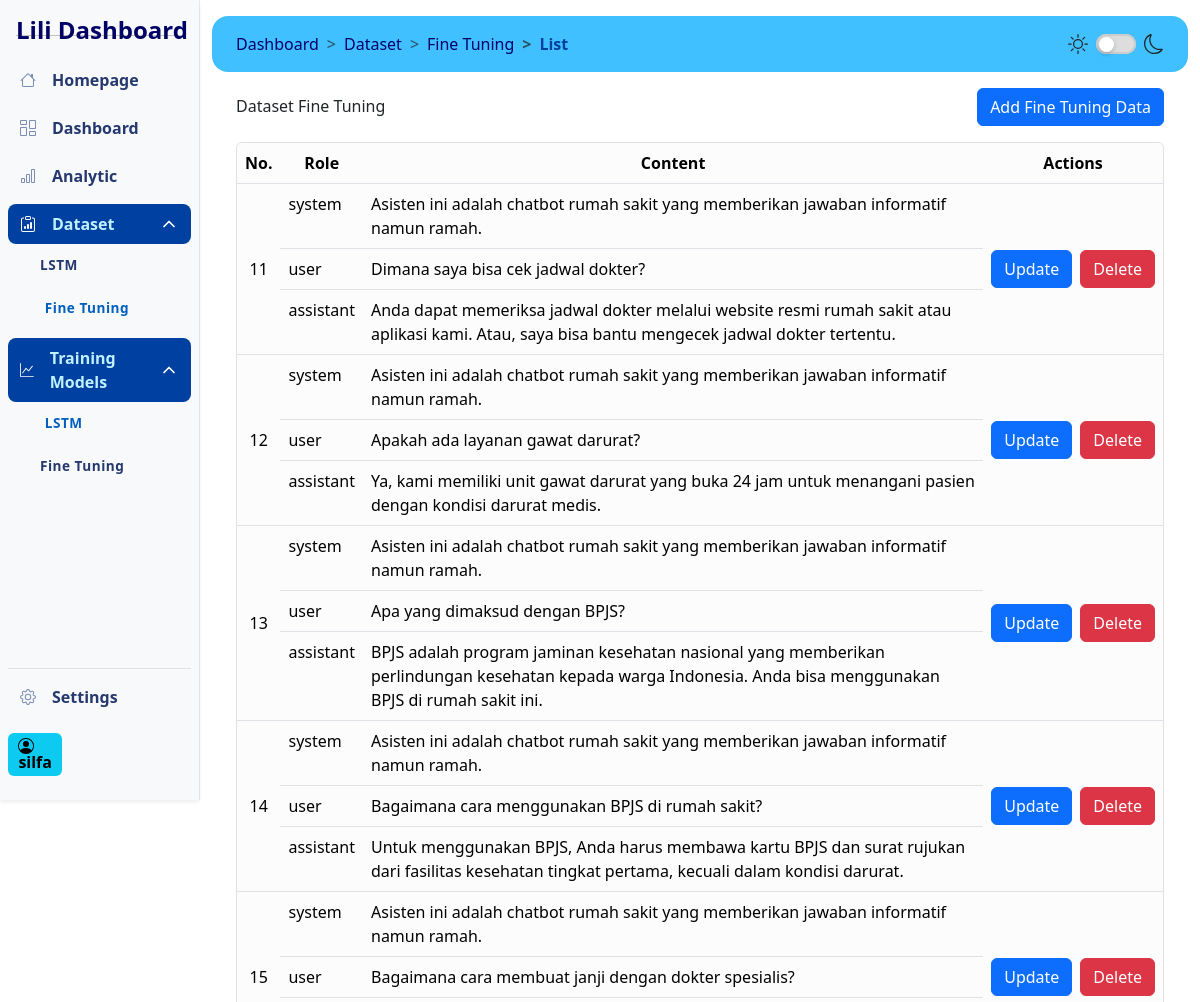
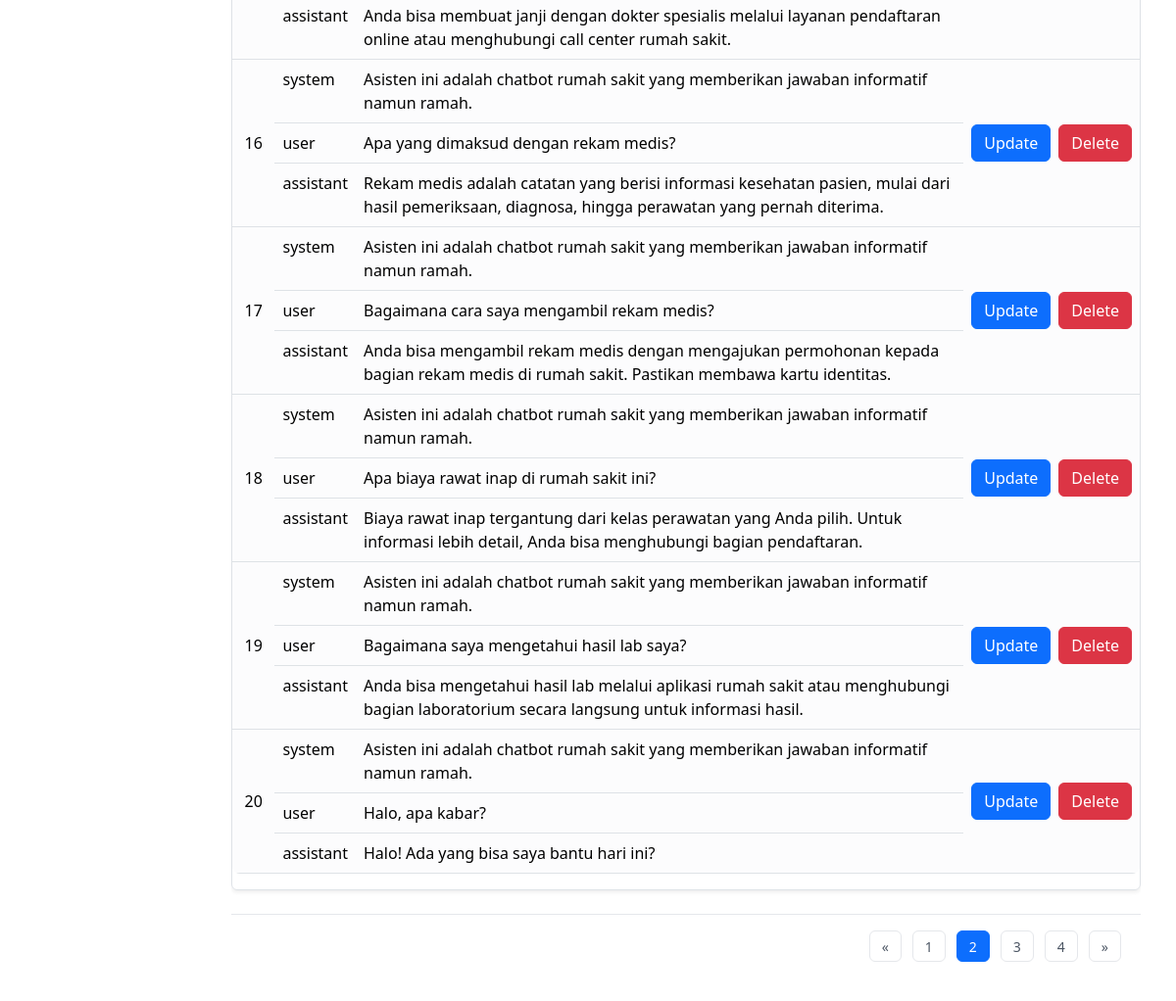
Page /dashboard/dataset/fine-tuning/list?page=2 (signed in) on the committed database (2 pictures, top to bottom).
### models/auth_model.py (models this page shows, shortened)
class User(db.Model, UserMixin):
    id = db.Column(db.Integer, primary_key=True)
    username = db.Column(db.String(255), unique=True, nullable=False, index=True)
    fullname = db.Column(db.String(255), nullable=False)
    email = db.Column(db.String(150), unique=True, nullable=False, index=True)
    password = db.Column(db.String(255), nullable=False)
    created_at = db.Column(db.DateTime, default=datetime.utcnow)
    last_login = db.Column(db.DateTime)
    is_active = db.Column(db.Boolean, default=True)
    role = db.Column(db.String(50), nullable=False, default='user')  # New role column

### models/fine_tuning.py (models this page shows, shortened)
class Finetuning(db.Model):
    id = db.Column(db.Integer, primary_key=True)
    messages = db.Column(db.JSON, nullable=False)  # Simpan pesan dalam format JSON

### controller/view_fineTuning.py (the view)
@fineTuning.route("/dashboard/dataset/fine-tuning/list", methods=["GET"])
@login_required
def view_finetuning_data():
    page = request.args.get("page", 1, type=int)
    per_page = 10
    finetuning_query = Finetuning.query.paginate(
        page=page, per_page=per_page, error_out=False
    )
    start_number = (page - 1) * per_page + 1
    return render_template(
        "pages/dataset-fine-tuning.html",
        finetuning=finetuning_query.items,
        pagination=finetuning_query,
        start_number=start_number,
    )

### templates/pages/dataset-fine-tuning.html
<!DOCTYPE html>
{% extends 'dashboard.html' %} {% block content %}
<header class="my-3 d-flex justify-content-between align-items-center">
  <h1>Dataset Fine Tuning</h1>
  <a href="{{ url_for('fineTuning.add_finetuning_data')}}" class="btn btn-primary" role="button">Add Fine Tuning Data</a>
</header>
<section class="table-responsive">
  <div class="border rounded shadow-sm">
    <table class="table">
      <thead>
        <tr class="text-center">
          <th scope="col">No.</th>
          <th scope="col">Role</th>
          <th scope="col">Content</th>
          <th scope="col">Actions</th>
        </tr>
      </thead>
      <tbody>
        {% set conversation_index = namespace(value=1) %} {% for conversation in finetuning %} {% for message in conversation.messages %}
        <tr>
          {% if loop.first %}
          <td rowspan="{{ conversation.messages | length }}" class="align-middle text-center">{{ start_number + conversation_index.value - 1 }}</td>
          {% endif %}
          <td>{{ message.role }}</td>
          <td>{{ message.content }}</td>
          {% if loop.first %}
          <td rowspan="{{ conversation.messages | length }}" class="align-middle">
            <div class="d-flex justify-content-between align-items-center gap-2">
              <a href="{{ url_for('fineTuning.update_finetuning_data', id=conversation.id) }}" class="btn btn-primary" role="button">Update</a>
              <form class="delete-form" method="POST" data-id="{{ conversation.id }}">
                <button type="submit" class="btn btn-danger">Delete</button>
              </form>
            </div>
          </td>
          {% endif %}
        </tr>
        {% endfor %} {% set conversation_index.value = conversation_index.value + 1 %} {% endfor %}
      </tbody>
    </table>
  </div>
  <nav class="my-4" aria-label="Page navigation">
    <ul class="pagination justify-content-end">
      {% if pagination.has_prev %}
      <li class="page-item">
        <a class="page-link" href="{{ url_for('fineTuning.view_finetuning_data', page=pagination.prev_num) }}" aria-label="Previous">
          <span aria-hidden="true">&laquo;</span>
        </a>
      </li>
      {% else %}
      <li class="page-item disabled">
        <span class="page-link" aria-hidden="true">&laquo;</span>
      </li>
      {% endif %} {% for page_num in pagination.iter_pages(left_edge=2, right_edge=2, left_current=2, right_current=2) %} {% if page_num %} {% if
      page_num == pagination.page %}
      <li class="page-item active">
        <span class="page-link">{{ page_num }}</span>
      </li>
      {% else %}
      <li class="page-item">
        <a href="{{ url_for('fineTuning.view_finetuning_data', page=page_num) }}" class="page-link">{{ page_num }}</a>
      </li>
      {% endif %} {% else %}
      <li class="page-item disabled">
        <span class="page-link">...</span>
      </li>
      {% endif %} {% endfor %} {% if pagination.has_next %}
      <li class="page-item">
        <a href="{{ url_for('fineTuning.view_finetuning_data', page=pagination.next_num) }}" class="page-link" aria-label="Next">
          <span aria-hidden="true">&raquo;</span>
        </a>
      </li>
      {% else %}
      <li class="page-item disabled">
        <span class="page-link" aria-hidden="true">&raquo;</span>
      </li>
      {% endif %}
    </ul>
  </nav>
</section>
{% endblock content %}

### templates/partials/sidebar.html (shortened to what this page needs)
<aside
  class="col-lg-2 gx-0 position-sticky top-0 border-end border-light-subtle d-flex flex-column offcanvas-lg offcanvas-start"
  id="sidebar"
  tabindex="-1"
  aria-labelledby="offcanvasLabel"
>
  <div class="sidebar-wrapper active top-0 bg-body-tertiary shadow-sm d-flex flex-column h-100">
    <header class="sidebar-header position-relative">
      <div class="d-flex justify-content-between align-items-center">
        <div class="logo">
          <h1 class="navbar-brand fs-4">Lili Dashboard</h1>
        </div>
      </div>
      <hr />
    </header>
    <nav class="sidebar-menu d-flex flex-column justify-content-between h-100">
      <div class="menu">
        <div class="sidebar-item">
          <a href="/" class="sidebar-link">
            Homepage
          </a>
        </div>
        <div class="sidebar-item">
          <a href="{{ url_for('route.dashboard') }}" class="sidebar-link">
            Dashboard
          </a>
        </div>
        <div class="sidebar-item">
          <a href="/analytic" class="sidebar-link">
            Analytic
          </a>
        </div>
        <div class="sidebar-item has-sub">
          <div class="sidebar-link">
            <span>Dataset</span>
          </div>
          <div class="submenu">
            <div class="submenu-item">
              <a href="{{ url_for('lstm.read_lstm') }}" class="submenu-link">LSTM</a>
            </div>
            <div class="submenu-item">
              <a href="{{ url_for('fineTuning.view_finetuning_data') }}" class="submenu-link">Fine Tuning</a>
            </div>
          </div>
        </div>
        <div class="sidebar-item has-sub">
          <div class="sidebar-link">
            <span>Training Models</span>
          </div>
          <div class="submenu">
            <div class="submenu-item">
              <a href="{{ url_for('lstm_train.home') }}" class="submenu-link">LSTM</a>
            </div>
            <div class="submenu-item">
              <a href="/fine-tuning" class="submenu-link">Fine Tuning</a>
            </div>
          </div>
        </div>
      </div>
      <div class="menu mb-4">
        <div class="sidebar-item mb-3 border-top">
          <a href="{{ url_for('auth.logout') }}" class="sidebar-link">
            Settings
          </a>
        </div>
        <span class="badge text-bg-info fs-6">
          {{ current_user.fullname }}
        </span>
      </div>
    </nav>
  </div>
</aside>

### static/css/dashboard-style.css (style rules this page uses)
:root, [data-bs-theme="light"] { color-scheme: light; --blue-darkest: #000066; --blue-darker: #002080; --blue-dark: #0040a0; --blue: #0060c0; --blue-light: #0080e0; --blue-lighter: #00a0ff; --blue-lightest: rgb(64, 192, 255); --blue-pale: #80e0ff; --blue-paler: #c0f0ff; --sidebar-link: #25396f; --sidebar-link-active: var(--blue); --bs-primary: var(--blue); --nav-brand-color: var(--blue-darkest); }
.table { --bs-table-bg: var(--bs-light-bg-subtle) !important; border-radius: 0.5rem; overflow: hidden; }

### static/css/modal-style-finetuning.css (style rules this page uses)
.pagination { display: flex; align-items: center; justify-content: center; gap: 8px; padding: 24px; background: white; border-top: 1px solid #f1f5f9; }
.page-link { min-width: 36px; height: 36px; display: inline-flex; align-items: center; justify-content: center; padding: 0 12px; border-radius: 8px; border: 1px solid #e2e8f0; color: #475569; font-weight: 500; text-decoration: none; transition: all 0.2s; }

### static/css/steps-modal.css (style rules this page uses)
.pagination { position: sticky; bottom: 0; background: #ffffff; padding: 1rem; margin-top: 1rem; margin-bottom: 0; border-top: 1px solid #e5e7eb; }
.page-link { display: inline-flex; align-items: center; justify-content: center; min-width: 2rem; height: 2rem; padding: 0.375rem 0.75rem; font-size: 0.875rem; border: 1px solid #e5e7eb; border-radius: 0.375rem; color: #4b5563; text-decoration: none; transition: all 0.2s ease; margin: 0 0.25rem; }

### rows in the picture
User: fullname "silfa"
Finetuning: value "11", role "system" "user" "assistant", content "Asisten ini adalah chatbot rumah sakit yang memberikan jawaban informatif namun ramah." "Dimana saya bisa cek jadwal dokter?" "Anda dapat memeriksa jadwal dokter melalui website resmi rumah sakit atau aplikasi kami. Atau, saya bisa bantu mengecek jadwal dokter tertentu."
Finetuning: value "12", role "system" "user" "assistant", content "Asisten ini adalah chatbot rumah sakit yang memberikan jawaban informatif namun ramah." "Apakah ada layanan gawat darurat?" "Ya, kami memiliki unit gawat darurat yang buka 24 jam untuk menangani pasien dengan kondisi darurat medis."
Finetuning: value "13", role "system" "user" "assistant", content "Asisten ini adalah chatbot rumah sakit yang memberikan jawaban informatif namun ramah." "Apa yang dimaksud dengan BPJS?" "BPJS adalah program jaminan kesehatan nasional yang memberikan perlindungan kesehatan kepada warga Indonesia. Anda bisa menggunakan BPJS di rumah sakit ini."
Finetuning: value "14", role "system" "user" "assistant", content "Asisten ini adalah chatbot rumah sakit yang memberikan jawaban informatif namun ramah." "Bagaimana cara menggunakan BPJS di rumah sakit?" "Untuk menggunakan BPJS, Anda harus membawa kartu BPJS dan surat rujukan dari fasilitas kesehatan tingkat pertama, kecuali dalam kondisi darurat."
Finetuning: value "15", role "system" "user" "assistant", content "Asisten ini adalah chatbot rumah sakit yang memberikan jawaban informatif namun ramah." "Bagaimana cara membuat janji dengan dokter spesialis?" "Anda bisa membuat janji dengan dokter spesialis melalui layanan pendaftaran online atau menghubungi call center rumah sakit."
Finetuning: value "16", role "system" "user" "assistant", content "Asisten ini adalah chatbot rumah sakit yang memberikan jawaban informatif namun ramah." "Apa yang dimaksud dengan rekam medis?" "Rekam medis adalah catatan yang berisi informasi kesehatan pasien, mulai dari hasil pemeriksaan, diagnosa, hingga perawatan yang pernah diterima."
Finetuning: value "17", role "system" "user" "assistant", content "Asisten ini adalah chatbot rumah sakit yang memberikan jawaban informatif namun ramah." "Bagaimana cara saya mengambil rekam medis?" "Anda bisa mengambil rekam medis dengan mengajukan permohonan kepada bagian rekam medis di rumah sakit. Pastikan membawa kartu identitas."
Finetuning: value "18", role "system" "user" "assistant", content "Asisten ini adalah chatbot rumah sakit yang memberikan jawaban informatif namun ramah." "Apa biaya rawat inap di rumah sakit ini?" "Biaya rawat inap tergantung dari kelas perawatan yang Anda pilih. Untuk informasi lebih detail, Anda bisa menghubungi bagian pendaftaran."
Finetuning: value "19", role "system" "user" "assistant", content "Asisten ini adalah chatbot rumah sakit yang memberikan jawaban informatif namun ramah." "Bagaimana saya mengetahui hasil lab saya?" "Anda bisa mengetahui hasil lab melalui aplikasi rumah sakit atau menghubungi bagian laboratorium secara langsung untuk informasi hasil."
Finetuning: value "20", role "system" "user" "assistant", content "Asisten ini adalah chatbot rumah sakit yang memberikan jawaban informatif namun ramah." "Halo, apa kabar?" "Halo! Ada yang bisa saya bantu hari ini?"

### other values in the picture
{{ page_num }} "1" "3" "4"
{{ page_num }} "2"
